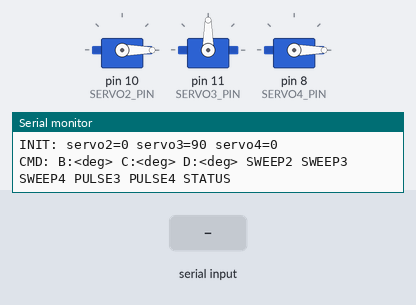
Recording of a sketch running on a simulated Arduino Uno, built with avr-gcc and run on an emulated ATmega328P. Shown: 3 × servo, the last lines printed to the serial monitor. The test bench sets the inputs (shaded band).

Above: at 1.6 s.
1.7 s: "SWEEP2\n" received over Serial
At 2.97 s:
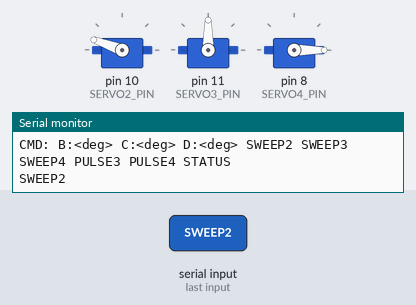
4.7 s: "C:\n" received over Serial
At 5.1 s:
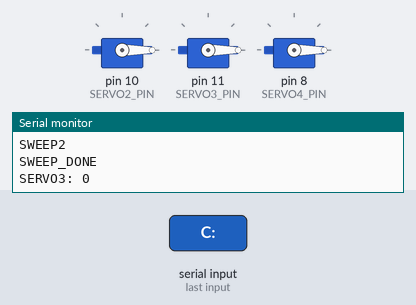
6.2 s: "SWEEP3\n" received over Serial
At 7.47 s:
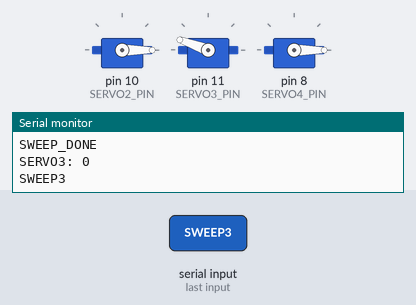
9.2 s: "SWEEP4\n" received over Serial
At 10.47 s:
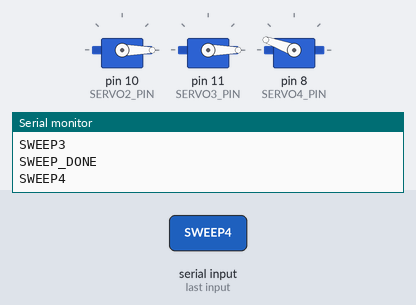
12.2 s: "B:90\n" received over Serial
At 13.3 s:
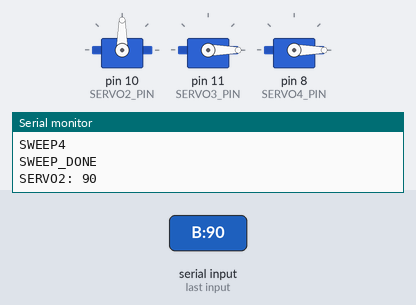
13.7 s: "C:90\n" received over Serial
At 14.5 s:
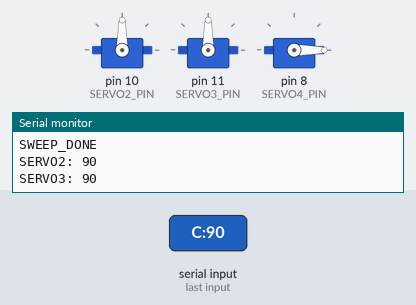
Timing chart, 0 to 16.2 s (numbered marks = the images above; inputs shaded):
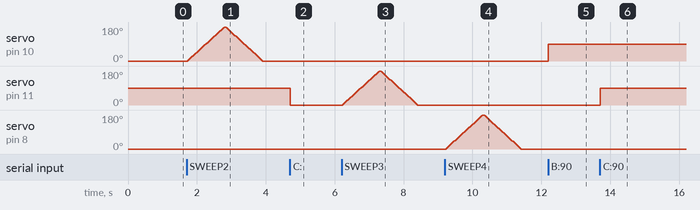

The sketch:

servo23_calibrate.ino
```cpp
/*
 * Tomato Sorter v2.0 — Servo 2 + Servo 3 + Servo 4 Calibration Sketch
 *
 * Servo 1 is intentionally untouched. Servo 2 + 3 act as a flap pair:
 *   Servo 2 CLOSED + Servo 3 OPEN   → tomato goes to RIPE bin
 *   Servo 2 OPEN   + Servo 3 CLOSED → tomato goes to UNRIPE bin
 *   Servo 2 OPEN   + Servo 3 OPEN   → tomato goes to ROTTEN bin
 *   Servo 2 CLOSED + Servo 3 CLOSED → INVALID (blocks tomato)
 *
 * Wiring:
 *   Servo 2 → Arduino pin 10
 *   Servo 3 → Arduino pin 11
 *   Servo 4 → Arduino pin 8
 *
 * Serial protocol (9600 baud):
 *   B:<deg>     move Servo 2 to angle
 *   C:<deg>     move Servo 3 to angle
 *   D:<deg>     move Servo 4 to angle
 *   SWEEP2      Servo 2 sweep
 *   SWEEP3      Servo 3 sweep
 *   SWEEP4      Servo 4 sweep
 *   PULSE3      detach Servo 3 and toggle pin 11 HIGH/LOW for signal testing
 *   PULSE4      detach Servo 4 and toggle pin 8 HIGH/LOW for signal testing
 *   STATUS      report current angles
 */

#include <Servo.h>

const int  SERVO2_PIN = 10;    // sorter flap 2
const int  SERVO3_PIN = 11;    // sorter flap 3
const int  SERVO4_PIN = 8;     // servo 4
const long BAUD       = 9600;

Servo flap2;
Servo flap3;
Servo servo4;

// Keep these in sync with config/servo_angles.json saved positions.
const int SERVO2_OPEN = 0;
const int SERVO3_OPEN = 90;
const int SERVO4_OPEN = 0;

int s2Angle    = SERVO2_OPEN;
int s3Angle    = SERVO3_OPEN;
int s4Angle    = SERVO4_OPEN;

void setup() {
  Serial.begin(BAUD);
  flap2.attach(SERVO2_PIN);
  flap3.attach(SERVO3_PIN);
  servo4.attach(SERVO4_PIN);
  flap2.write(s2Angle);
  flap3.write(s3Angle);
  servo4.write(s4Angle);
  delay(400);
  Serial.println("BOOT: Servo 2+3+4 calibrate ready");
  Serial.print("INIT: servo2="); Serial.print(s2Angle);
  Serial.print(" servo3="); Serial.print(s3Angle);
  Serial.print(" servo4="); Serial.println(s4Angle);
  Serial.println("CMD: B:<deg> C:<deg> D:<deg> SWEEP2 SWEEP3 SWEEP4 PULSE3 PULSE4 STATUS");
}

void moveServo(Servo &s, int &angle, int deg, char which) {
  deg = constrain(deg, 0, 180);
  s.write(deg);
  angle = deg;
  Serial.print("SERVO");
  Serial.print(which);
  Serial.print(": ");
  Serial.println(deg);
}

void sweep(Servo &s, int &angle, char which) {
  Serial.print("SWEEP"); Serial.println(which);
  for (int a = 0; a <= 180; a += 5) { s.write(a); delay(30); }
  for (int a = 180; a >= 0; a -= 5) { s.write(a); delay(30); }
  s.write(angle);
  Serial.println("SWEEP_DONE");
}

void pulsePin11() {
  Serial.println("PULSE3: pin 11 HIGH/LOW x10");
  flap3.detach();
  pinMode(SERVO3_PIN, OUTPUT);
  for (int i = 0; i < 10; i++) {
    digitalWrite(SERVO3_PIN, HIGH);
    delay(250);
    digitalWrite(SERVO3_PIN, LOW);
    delay(250);
  }
  flap3.attach(SERVO3_PIN);
  flap3.write(s3Angle);
  Serial.println("PULSE_DONE");
}

void pulsePin6() {
  Serial.println("PULSE4: pin 8 HIGH/LOW x10");
  servo4.detach();
  pinMode(SERVO4_PIN, OUTPUT);
  for (int i = 0; i < 10; i++) {
    digitalWrite(SERVO4_PIN, HIGH);
    delay(250);
    digitalWrite(SERVO4_PIN, LOW);
    delay(250);
  }
  servo4.attach(SERVO4_PIN);
  servo4.write(s4Angle);
  Serial.println("PULSE_DONE");
}

void loop() {
  if (!Serial.available()) return;
  String cmd = Serial.readStringUntil('\n');
  cmd.trim();
  if (cmd.length() == 0) return;

  if      (cmd.startsWith("B:")) moveServo(flap2, s2Angle, cmd.substring(2).toInt(), '2');
  else if (cmd.startsWith("C:")) moveServo(flap3, s3Angle, cmd.substring(2).toInt(), '3');
  else if (cmd.startsWith("D:")) moveServo(servo4, s4Angle, cmd.substring(2).toInt(), '4');
  else if (cmd == "SWEEP2") sweep(flap2, s2Angle, '2');
  else if (cmd == "SWEEP3") sweep(flap3, s3Angle, '3');
  else if (cmd == "SWEEP4") sweep(servo4, s4Angle, '4');
  else if (cmd == "PULSE3") pulsePin11();
  else if (cmd == "PULSE4") pulsePin6();
  else if (cmd == "STATUS") {
    Serial.print("STATUS: servo2="); Serial.print(s2Angle);
    Serial.print(" servo3=");        Serial.print(s3Angle);
    Serial.print(" servo4=");        Serial.println(s4Angle);
  } else {
    Serial.print("UNKNOWN: "); Serial.println(cmd);
  }
}
```

Measured:
- after the input at 1.7 s, servo on pin 10 (SERVO2_PIN): rises from 0° to 180° in 1.1 s, then falls to 0° in 1.1 s
- after the input at 4.7 s, servo on pin 11 (SERVO3_PIN): 90° → 0° at once
- after the input at 6.2 s, servo on pin 11 (SERVO3_PIN): rises from 0° to 180° in 1.1 s, then falls to 0° in 1.1 s
- after the input at 9.2 s, servo on pin 8 (SERVO4_PIN): rises from 0° to 180° in 1.1 s, then falls to 0° in 1.1 s
- after the input at 12.2 s, servo on pin 10 (SERVO2_PIN): 0° → 90° at once
- after the input at 13.7 s, servo on pin 11 (SERVO3_PIN): 0° → 90° at once
